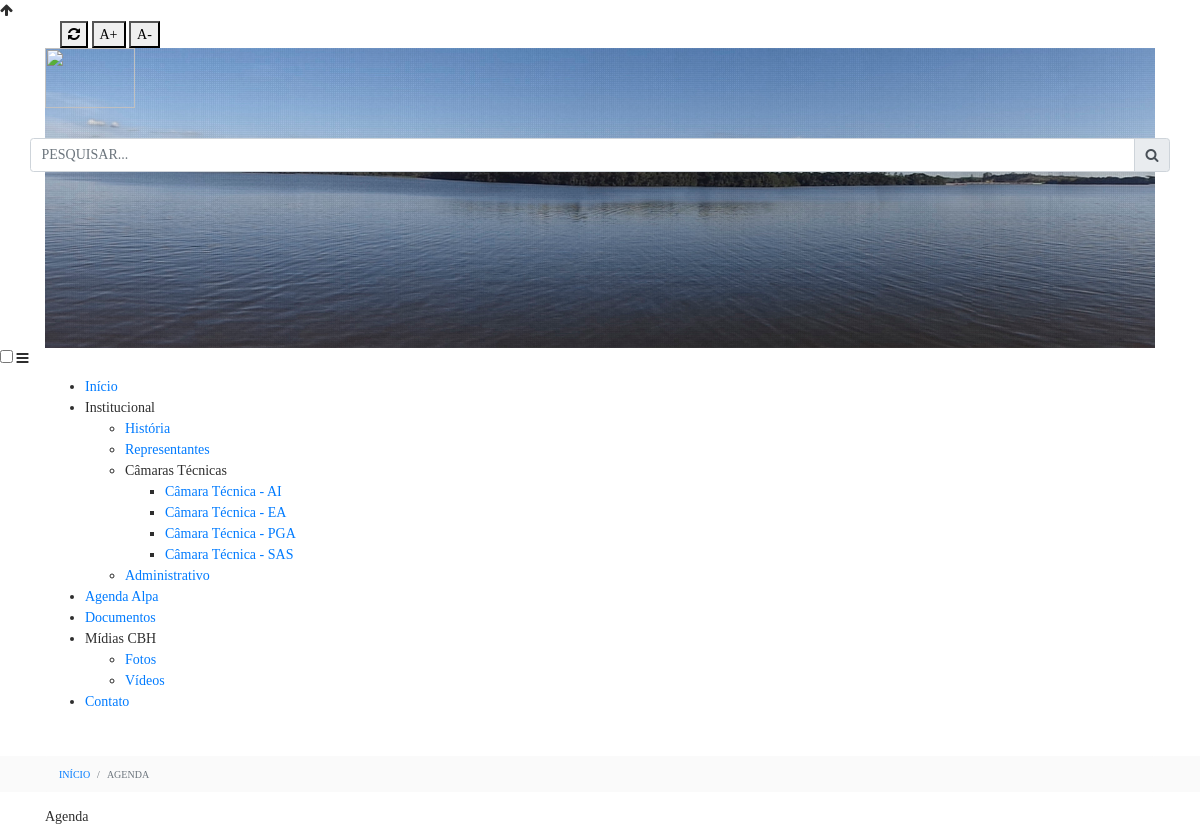
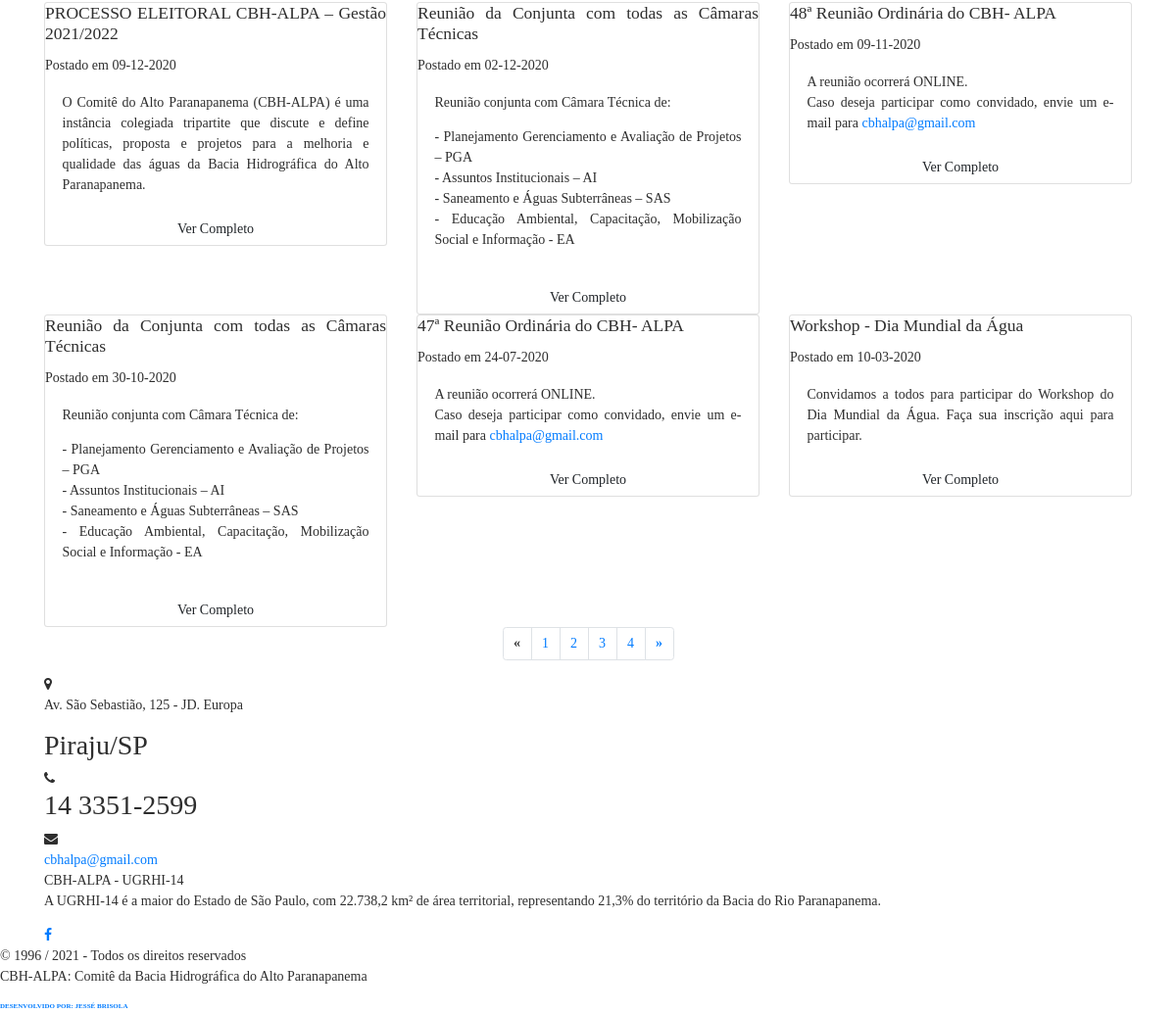
The app's page /views/Agenda-CBH-ALPA.php with its own data (2 pictures, top to bottom).
### tables this page shows
CREATE TABLE `cbhalpa_noticias` (
  `codNot` int(4) NOT NULL,
  `titulo_not` varchar(200) NOT NULL,
  `data_pos_not` date NOT NULL,
  `sub_titulo_not` varchar(500) NOT NULL,
  `descricao_not` varchar(500) NOT NULL,
  `link_not` varchar(200) NOT NULL,
  `palavra_chave_not` varchar(500) NOT NULL,
  `imagem` varchar(50) DEFAULT NULL,
  `data_evento` date DEFAULT NULL,
  `url` varchar(255) NOT NULL
);

### controller/cards.php (the view, shortened to what this page needs)
<div class="row">
    <?php while ($rows_not = mysqli_fetch_assoc($resultado)) {
        $date = date('d-m-Y', strtotime($rows_not["data_pos_not"]));
    ?>
        <div class='col-sm-4 space'>
            <div class='card'>
                <div class="card-top">
                    <h5 class='card-title'><?php echo $rows_not['titulo_not']; ?></h5>
                </div>
                <div class="card-date-post">
                    Postado em <?php echo $date; ?>
                </div>
                <div class='card-body'>
                    <p class='card-text'><?php echo $rows_not['descricao_not']; ?></p>
                </div>
                <?php
                if ($rows_not["link_not"] == '' && $rows_not["url"] == '') {
                    echo " <a href='http://www.sigrh.sp.gov.br/cbhalpa/agenda' class='btn'>Ver Completo</a>";
                } else if ($rows_not["url"] != '') {
                    echo "<a class='btn' href='" . $rows_not["url"] . "' >Ver Completo</a>";
                } else {
                    echo "<a class='btn' href='Agenda/" . $rows_not["link_not"] . "' >Ver Completo</a>";
                }
                ?>
            </div>
        </div>
    <?php }   ?>
</div>

### components/header.php (shortened to what this page needs)
<!doctype html>
<html lang="pt-br">
<head>
  <link rel="stylesheet" href="https://stackpath.bootstrapcdn.com/bootstrap/4.3.1/css/bootstrap.min.css">
  <link rel="stylesheet" href="https://cdnjs.cloudflare.com/ajax/libs/baguettebox.js/1.8.1/baguetteBox.min.css">
  <link rel="stylesheet" href="public/styles/style.css">
  <link rel="stylesheet" href="public/styles/styleMobile.css">
  <link rel="stylesheet" href="https://cdnjs.cloudflare.com/ajax/libs/font-awesome/4.7.0/css/font-awesome.css">
</head>
<body>
  <a id="subirTopo">
    <i class="fa fa-arrow-up" aria-hidden="true"></i>
  </a>
  <header>
    <div class="container">
      <div class="acessibilidade">
        <div class="container">
          <div class="acessibilidade-button">
            <button onClick="fonte('reset');"><i class="fa fa-refresh" aria-hidden="true"></i></button>
            <button onClick="fonte('a');">A+</button>
            <button onClick="fonte('d');">A-</button>
          </div>
        </div>
      </div>
      <div class="header">
        <a href="/">
          <img src="src/assets/images/logonav.png" width="90" height="60" alt="">
        </a>
        <?php
        require $_SERVER['DOCUMENT_ROOT'] . '/src/components/pesquisa.php';
        ?>
      </div>
    </div>
    <?php
    require $_SERVER['DOCUMENT_ROOT'] . '/src/components/nav.php';
    ?>
  </header>

### components/pesquisa.php
<form class="busca" action="ResultadoPesquisa" method="GET">
	<div class="row">
		<div class="form-group input-group ">
			<input name="busca" placeholder="PESQUISAR..." type="search" class="form-control" autocomplete="off">
			<div class="input-group-append">
				<button class="input-group-text"><i class="fa fa-search"></i></button>
			</div>
		</div>
	</div>
</form>

### components/nav.php
<input type="checkbox" id="bt_menu">
<label for="bt_menu"><i class="fa fa-bars" aria-hidden="true"></i></label>
<nav class="menu">
  <div class="container">
    <div class="nav">
      <ul>
        <li><a href="/">Início</a></li>
        <li><a style="cursor: pointer;">Institucional</a>
          <ul>
            <li><a href="Historia">História</a></li>
            <li><a href="Representantes">Representantes</a></li>
            <li><a style="cursor: pointer;">Câmaras Técnicas</a>
              <ul>
                <li><a href="Camaras-Tecnicas/Camara-Tecnica-AI">Câmara Técnica - AI</a></li>
                <li><a href="Camaras-Tecnicas/Camara-Tecnica-EA">Câmara Técnica - EA</a></li>
                <li><a href="Camaras-Tecnicas/Camara-Tecnica-PGA">Câmara Técnica - PGA</a></li>
                <li><a href="Camaras-Tecnicas/Camara-Tecnica-SAS">Câmara Técnica - SAS</a></li>
              </ul>
            </li>
            <li><a href="">Administrativo</a></li>
          </ul>
        </li>
        <li><a href="Agenda-CBH-ALPA">Agenda Alpa</a></li>
        <li><a href="Documentos-CBH-ALPA">Documentos</a></li>
        <li><a style="cursor: pointer;">Mídias CBH</a>
          <ul>
            <li><a href="Galeria-de-Fotos">Fotos</a></li>
            <li><a href="Galeria-de-Videos">Vídeos</a></li>
          </ul>
        </li>
        <li><a href="Contato">Contato</a>
      </ul>
    </div>
  </div>
</nav>

### views/Agenda-CBH-ALPA.php
<?php
require '../components/header.php';
?>
<div class="content">
    <div class="mapaSite">
        <div class="container">
            <ol class="breadcrumb mapaSite">
                <li class="breadcrumb-item"><a href="/">Início</a></li>
                <li class="breadcrumb-item active" aria-current="page">Agenda</li>
            </ol>
        </div>
    </div>
    <div class="container">
        <div class="tituloPage">
            <label> Agenda </label>
        </div>
        <?php
        require '../controller/agenda.php';
        ?>
    </div>
</div>
<?php
require '../components/footer.php';
?>

### controller/agenda.php (shortened to what this page needs)
<?php
require '../config/db.php';
$pagina = (isset($_GET['pagina'])) ? $_GET['pagina'] : 1;
$sql = "SELECT * FROM cbhalpa_noticias";
$resultado = mysqli_query($con, $sql);
$total_noticias = mysqli_num_rows($resultado);
$quantidade_pg = 6;
$num_pagina = ceil($total_noticias / $quantidade_pg);
$incio = ($quantidade_pg * $pagina) - $quantidade_pg;
$sql = "SELECT * FROM cbhalpa_noticias order by data_pos_not desc limit $incio, $quantidade_pg ";
$resultado = mysqli_query($con, $sql);
require 'cards.php';
?>
<?php
$pagina_anterior = $pagina - 1;
$pagina_posterior = $pagina + 1;
?>
<nav aria-label="Page navigation example">
    <ul class="pagination justify-content-center">
        <li class="page-item">
            <?php
            if ($pagina_anterior != 0) { ?>
                <!--
                        Verifica se a página solicitada não é a principal. Caso seja principal, o if cairá no else para inabilitar o botão "Primeira Página"
                        -->
                <a class="page-link" href="Agenda-CBH-ALPA?pagina=<?php echo $pagina_anterior; ?>" aria-label="Previous" title="Anterior">
                    <span aria-hidden="true">&laquo;</span>
                </a>
            <?php } else { ?>
                <a class="page-link" aria-label="Previous" title="Anterior">
                    <span aria-hidden="true">&laquo;</span>
                </a>
            <?php }  ?>
        </li>
        <?php
        for ($i = 1; $i < $num_pagina + 1; $i++) { ?>
            <li class="page-item"><a class="page-link" href=" Agenda-CBH-ALPA?pagina=<?php echo $i; ?>"><?php echo $i; ?></a></li>
        <?php } ?>
        <li class="page-item">
            <?php
            if ($pagina_posterior <= $num_pagina) { ?>
                <a class="page-link" href="Agenda?pagina=<?php echo $pagina_posterior; ?>" aria-label="Previous" title="Próxima">
                    <span aria-hidden="true">&raquo;</span>
                </a>
            <?php } else { ?>
                <a class="page-link" aria-label="Previous" title="Próxima">
                    <span aria-hidden="true">&raquo;</span>
                </a>
            <?php }  ?>
        </li>
    </ul>
</nav>

### components/footer.php (shortened to what this page needs)
<footer>
  <div class="container">
    <div class="adress-locate">
      <div class="item-adress">
        <i class="fa fa-map-marker" aria-hidden="true"></i>
        <div class="label">
          <p>Av. São Sebastião, 125 - JD. Europa</p>
          <h2>Piraju/SP</h2>
        </div>
      </div>
      <div class="item-adress">
        <i class="fa fa-phone" aria-hidden="true"></i>
        <div class="label">
          <h2>14 3351-2599</h2>
        </div>
      </div>
      <div class="item-adress">
        <i class="fa fa-envelope" aria-hidden="true"></i>
        <div class="label">
          <a href="mailto:cbhalpa@gmail.com?Subject=Contato">cbhalpa@gmail.com</a>
        </div>
      </div>
    </div>
    <div class="about">
      <div class="title-about">
        CBH-ALPA - UGRHI-14
      </div>
      <p>
        A UGRHI-14 é a maior do Estado de São Paulo, com 22.738,2 km² de área territorial, representando 21,3% do território da Bacia do Rio Paranapanema.
      </p>
      <div class="social">
        <a href=""><i class="fa fa-facebook" aria-hidden="true"></i></a>
      </div>
    </div>
  </div>
</footer>
<div class="copyright">
  <label>© 1996 / <?php echo date("Y") ?> - Todos os direitos reservados <br> CBH-ALPA: Comitê da Bacia Hidrográfica do Alto Paranapanema </label> <br> <span class='dev'> <a href="https://jessebrisola.com.br/" target="_blank"> Desenvolvido por: Jessé Brisola </a> </span>
</div>
</body>
</html>

### views/Cobranca/public/styles/style.css (style rules this page uses)
html, body { margin: 0; font-family: LiberationSans-Regular; text-align: justify; color: #2E2E2E; font-size: 14px; }
a { text-decoration:none; }
span { font-weight: bold; text-transform: uppercase; }
@media only screen and (min-width: 950px) { .header { background-image: url(../../src/assets/img/header.jpg); background-size: cover; background-repeat: no-repeat; height: 300px; width: 100%; } }
@media only screen and (min-width: 950px) { .mapaSite { background-color: rgb(250, 250, 250); margin-top: 30px; font-size: 10px; text-transform: uppercase; } }
@media only screen and (min-width: 950px) { form { margin-top: 30px; } }
@media only screen and (min-width: 950px) { .copyright .dev { font-size: 7px; text-decoration: none; color: #0B243B; } }

### records on screen
cbhalpa_noticias: titulo_not "PROCESSO ELEITORAL CBH-ALPA – Gestão 2021/2022", data_pos_not "09-12-2020", descricao_not "O Comitê do Alto Paranapanema (CBH-ALPA) é uma instância colegiada tripartite que discute e define políticas, proposta e projetos para a melhoria e qualidade das águas da Bacia Hidrográfica do Alto Paranapanema."
cbhalpa_noticias: titulo_not "Reunião da Conjunta com todas as Câmaras Técnicas", data_pos_not "02-12-2020", descricao_not "Reunião conjunta com Câmara Técnica de: - Planejamento Gerenciamento e Avaliação de Projetos – PGA - Assuntos Institucionais – AI - Saneamento e Águas Subterrâneas – SAS - Educação Ambiental, Capacitação, Mobilização Social e Informação - EA"
cbhalpa_noticias: titulo_not "48ª Reunião Ordinária do CBH- ALPA", data_pos_not "09-11-2020", descricao_not "A reunião ocorrerá ONLINE. Caso deseja participar como convidado, envie um e-mail para cbhalpa@gmail.com"
cbhalpa_noticias: titulo_not "Reunião da Conjunta com todas as Câmaras Técnicas", data_pos_not "30-10-2020", descricao_not "Reunião conjunta com Câmara Técnica de: - Planejamento Gerenciamento e Avaliação de Projetos – PGA - Assuntos Institucionais – AI - Saneamento e Águas Subterrâneas – SAS - Educação Ambiental, Capacitação, Mobilização Social e Informação - EA"
cbhalpa_noticias: titulo_not "47ª Reunião Ordinária do CBH- ALPA", data_pos_not "24-07-2020", descricao_not "A reunião ocorrerá ONLINE. Caso deseja participar como convidado, envie um e-mail para cbhalpa@gmail.com"
cbhalpa_noticias: titulo_not "Workshop - Dia Mundial da Água", data_pos_not "10-03-2020", descricao_not "Convidamos a todos para participar do Workshop do Dia Mundial da Água. Faça sua inscrição aqui para participar."
